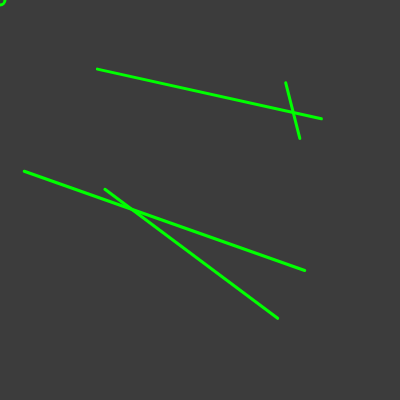
Frame 1 (no input)
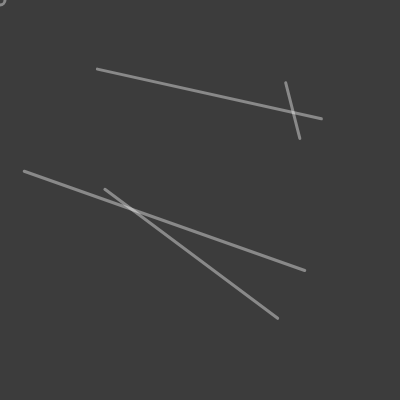
Frame 2 (the mouse pressed at the canvas centre, redrawn once)

The p5.js sketch that drew these frames (run headless with seeded random() and noise() and a simulated clock; the mouse was pressed at the canvas centre and the sketch redrawn once):

// p5.js sketch
// ── sketch.js
/// <reference path="lib/p5.global-mode.d.ts" />

"use strict";

let walls = [];
let entity;
function setup() {
  createCanvas(400, 400);
  entity = new Entity(mouseX, mouseY);
  stroke(0, 255, 0);
  noFill();
  for (let i = 0; i < 4; i++) {
    let start = createVector(random(0, width), random(0, height));
    let end = createVector(random(0, width), random(0, height));
    let newWall = new Wall(start, end);
    walls.push(newWall);
  }
  frameRate(30);
}

function draw() {
  background(60);
  for (let wall of walls) {
    wall.show();
  }
  entity.show();
  entity.update(mouseX, mouseY);
  entity.showRays(walls);
  noLoop();
}

// ── Entity.js
class Entity {
  constructor(x = width / 2, y = height / 2) {
    this.rays = [];
    this.x = x;
    this.y = y;
    for (let angle = 0; angle < 360; angle += 30) {
      const newRay = new Ray(x, y, angle);
      this.rays.push(newRay);
    }
  }

  update(x, y) {
    this.x = x;
    this.y = y;
  }

  show() {
    ellipse(this.x, this.y, 10);
  }

  showRays(walls) {
    for (let ray of this.rays) {
      ray.update(this.x, this.y);
      let closestDist = Infinity;
      let closestPt = null;
      for (let wall of walls) {
        const intersectingPt = ray.lookAt(wall.getPos());
        if (intersectingPt) {
          const dis = dist(this.x, this.y, intersectingPt.x, intersectingPt.y);
          if (dis < closestDist) {
            closestDist = dis;
            closestPt = intersectingPt;
          }
        }
        console.log({ closestPt });

        if (closestPt) {
          stroke(255, 100);
          line(this.x, this.y, closestPt.x, closestDist.y);
        }
      }
    }
  }
}

// ── Ray.js
class Ray {
  constructor(startX, startY, angle) {
    this.angle = angle;
    this.pos = { x: startX, y: startY };
    this.dir = p5.Vector.fromAngle(angle);
    this.dir.mult(10);
  }

  draw() {
    push();
    translate(this.pos.x, this.pos.y);
    line(0, 0, this.dir.x * 10, this.dir.y * 10);
    pop();
  }
  update(startX, startY) {
    this.pos = { x: startX, y: startY };
    // this.dir.x = 50 + this.pos.x;
    // this.dir.y = 50 + this.pos.y;
  }
  lookAt({ x: wallPosStart, y: wallPosEnd }) {
    const x1 = wallPosStart.x;
    const y1 = wallPosStart.y;
    const x2 = wallPosEnd.x;
    const y2 = wallPosEnd.y;

    const x3 = this.pos.x;
    const y3 = this.pos.y;
    const x4 = this.pos.x + this.dir.x;
    const y4 = this.pos.y + this.dir.y;

    const den = (x1 - x2) * (y3 - y4) - (y1 - y2) * (x3 - x4);
    if (den == 0) {
      return;
    }

    const t = ((x1 - x3) * (y3 - y4) - (y1 - y3) * (x3 - x4)) / den;
    const u = -((x1 - x2) * (y1 - y3) - (y1 - y2) * (x1 - x3)) / den;

    const doesLineIntersects = t > 0 && t < 1 && u > 0;

    // this.draw();

    if (doesLineIntersects) {
      console.log("inside");

      const pt = createVector();
      pt.x = x1 + t * (x2 - x1);
      pt.y = y1 + t * (y2 - y1);

      return pt;
      // push();
      // translate(this.pos.x, this.pos.y);
      // line(0, 0, pt.x, pt.y);
      // pop();
    }
  }
}

// ── Wall.js
class Wall {
  constructor(start, end) {
    this.start = start;
    this.end = end;
  }

  show() {
    strokeWeight(3);
    line(this.start.x, this.start.y, this.end.x, this.end.y);
  }
  getPos() {
    return createVector(this.start, this.end);
  }
}
